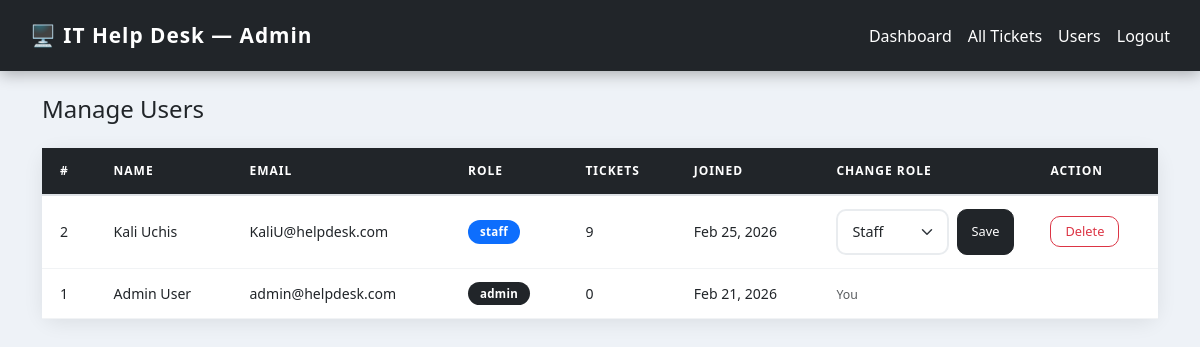
The page /admin/users.php (signed in) on the database its author committed.
### tables this page shows
CREATE TABLE `users` (
  `id` int NOT NULL AUTO_INCREMENT,
  `name` varchar(100) NOT NULL,
  `email` varchar(150) NOT NULL,
  `password` varchar(255) NOT NULL,
  `role` enum('staff','admin') DEFAULT 'staff',
  `created_at` timestamp NULL DEFAULT CURRENT_TIMESTAMP,
  PRIMARY KEY (`id`),
  UNIQUE KEY `email` (`email`)
);

### admin/users.php (the view, shortened to what this page needs)
<?php
require_once '../config/db.php';
$users = $pdo->query("
    SELECT u.*, COUNT(t.id) as ticket_count
    FROM users u
    LEFT JOIN tickets t ON u.id = t.user_id
    GROUP BY u.id
    ORDER BY u.created_at DESC
")->fetchAll();
?>
<!DOCTYPE html>
<html lang="en">
<head>
    <link href="https://cdn.jsdelivr.net/npm/bootstrap@5.3.0/dist/css/bootstrap.min.css" rel="stylesheet">
    <link rel="stylesheet" href="../assets/css/style.css">
</head>
<body>
<nav class="navbar navbar-dark bg-dark px-4">
    <span class="navbar-brand">🖥️ IT Help Desk — Admin</span>
    <div class="d-flex gap-3">
        <a href="dashboard.php" class="text-white text-decoration-none">Dashboard</a>
        <a href="tickets.php" class="text-white text-decoration-none">All Tickets</a>
        <a href="users.php" class="text-white text-decoration-none">Users</a>
        <a href="../auth/logout.php" class="text-white text-decoration-none">Logout</a>
    </div>
</nav>
<div class="container mt-4">
    <h4 class="mb-4">Manage Users</h4>
    <div class="card shadow-sm">
        <div class="card-body p-0">
            <table class="table table-hover mb-0">
                <thead class="table-dark">
                    <tr>
                        <th>#</th>
                        <th>Name</th>
                        <th>Email</th>
                        <th>Role</th>
                        <th>Tickets</th>
                        <th>Joined</th>
                        <th>Change Role</th>
                        <th>Action</th>
                    </tr>
                </thead>
                <tbody>
                    <?php foreach ($users as $user): ?>
                    <tr>
                        <td><?= $user['id'] ?></td>
                        <td><?= htmlspecialchars($user['name']) ?></td>
                        <td><?= htmlspecialchars($user['email']) ?></td>
                        <td>
                            <span class="badge bg-<?= $user['role'] === 'admin' ? 'dark' : 'primary' ?>">
                                <?= $user['role'] ?>
                            </span>
                        </td>
                        <td><?= $user['ticket_count'] ?></td>
                        <td><?= date('M d, Y', strtotime($user['created_at'])) ?></td>
                        <td>
                            <?php if ($user['id'] !== $_SESSION['user_id']): ?>
                            <form method="POST" class="d-flex gap-2">
                                <select name="role" class="form-select form-select-sm">
                                    <option value="staff" <?= $user['role'] === 'staff' ? 'selected' : '' ?>>Staff</option>
                                </select>
                                <button type="submit" class="btn btn-sm btn-dark">Save</button>
                            </form>
                            <?php else: ?>
                                <span class="text-muted small">You</span>
                            <?php endif; ?>
                        </td>
                        <td>
                            <?php if ($user['id'] !== $_SESSION['user_id']): ?>
                                <a href="users.php?delete=<?= $user['id'] ?>"
                                   class="btn btn-sm btn-outline-danger"
                                   onclick="return confirm('Delete this user?')">Delete</a>
                            <?php endif; ?>
                        </td>
                    </tr>
                    <?php endforeach; ?>
                </tbody>
            </table>
        </div>
    </div>
</div>
</body>
</html>

### assets/css/style.css (style rules this page uses)
* { margin: 0; padding: 0; box-sizing: border-box; }
body { font-family: 'Segoe UI', Tahoma, Geneva, Verdana, sans-serif; background-color: #eef2f7 !important; }
.navbar { box-shadow: 0 3px 15px rgba(0,0,0,0.3) !important; padding: 15px 30px !important; }
.navbar-brand { font-size: 1.3rem !important; font-weight: 700 !important; letter-spacing: 1px !important; }
.card { border-radius: 16px !important; border: none !important; box-shadow: 0 4px 20px rgba(0,0,0,0.08) !important; }
.table { font-size: 0.88rem !important; }
.table thead th { font-weight: 700 !important; font-size: 0.75rem !important; text-transform: uppercase !important; letter-spacing: 1px !important; padding: 14px 18px !important; border-bottom: 2px solid #dee2e6 !important; }
.table tbody td { padding: 13px 18px !important; vertical-align: middle !important; border-bottom: 1px solid #f1f3f5 !important; }
.badge { font-size: 0.72rem !important; padding: 6px 12px !important; border-radius: 20px !important; font-weight: 600 !important; letter-spacing: 0.3px !important; }
.btn { border-radius: 10px !important; font-weight: 500 !important; transition: all 0.2s ease !important; }
.btn-sm { padding: 5px 14px !important; font-size: 0.8rem !important; }
.form-control, .form-select { border-radius: 10px !important; border: 2px solid #e9ecef !important; padding: 10px 14px !important; font-size: 0.9rem !important; transition: all 0.3s ease !important; }

### rows shown on the page
users: id "2", name "Kali Uchis", email "KaliU@helpdesk.com", role "staff", ticket_count "9", created_at "Feb 25, 2026", role "Staff"
users: id "1", name "Admin User", email "admin@helpdesk.com", role "admin", ticket_count "0", created_at "Feb 21, 2026", shows "You"
